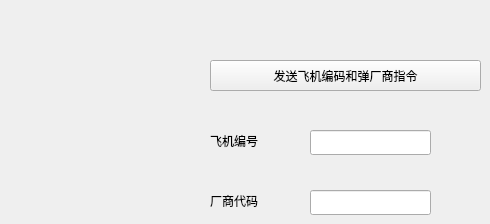
   <widget class="QWidget" name="tab_4">
    <attribute name="title">
     <string>飞机编码及弹厂商</string>
    </attribute>
    <widget class="QLabel" name="label_10">
     <property name="geometry">
      <rect>
       <x>210</x>
       <y>130</y>
       <width>91</width>
       <height>21</height>
      </rect>
     </property>
     <property name="text">
      <string>飞机编号</string>
     </property>
    </widget>
    <widget class="QLabel" name="label_192">
     <property name="geometry">
      <rect>
       <x>210</x>
       <y>190</y>
       <width>91</width>
       <height>21</height>
      </rect>
     </property>
     <property name="text">
      <string>厂商代码 </string>
     </property>
    </widget>
    <widget class="QLineEdit" name="gunAndPlane_0">
     <property name="geometry">
      <rect>
       <x>310</x>
       <y>130</y>
       <width>121</width>
       <height>25</height>
      </rect>
     </property>
    </widget>
    <widget class="QLineEdit" name="gunAndPlane_1">
     <property name="geometry">
      <rect>
       <x>310</x>
       <y>190</y>
       <width>121</width>
       <height>25</height>
      </rect>
     </property>
    </widget>
    <widget class="QPushButton" name="gunAndPlane_button">
     <property name="geometry">
      <rect>
       <x>210</x>
       <y>60</y>
       <width>271</width>
       <height>31</height>
      </rect>
     </property>
     <property name="text">
      <string>发送飞机编码和弹厂商指令</string>
     </property>
    </widget>
   </widget>
